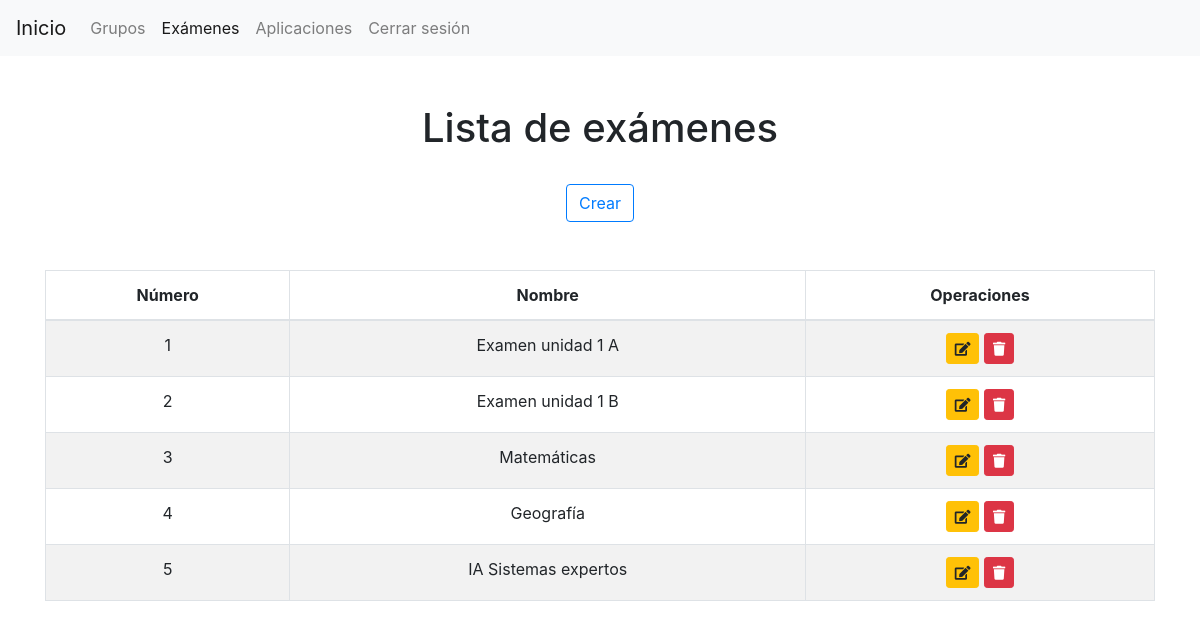
/php/maestro/listaExamenes.php (signed in), run on the app's committed database.
### tables this page shows
CREATE TABLE `examen` (
  `id_examen` int(11) NOT NULL,
  `nombre` varchar(30) NOT NULL
);

### php/maestro/listaExamenes_.php (called while the page is built, shortened)
<?php
    function getExamenes(){
        $base = getConexion();
        $conexion = $base->query("SELECT * FROM examen");
        $examenes = $conexion->fetchAll(PDO::FETCH_OBJ);
        return $examenes;
    }
?>

### php/maestro/listaExamenes.php (the view, shortened to what this page needs)
<?php
    include("listaExamenes_.php");
?>
<!doctype html>
<html lang="en">
<head>
    <link href="../../css/bootstrap.min.css" rel="stylesheet">
    <link rel="stylesheet" href="https://use.fontawesome.com/releases/v5.7.0/css/all.css"
>
</head>
<body>
<nav class="navbar navbar-expand-lg navbar-light bg-light">
    <a class="navbar-brand" href="inicio.php">Inicio</a>
    <div class="collapse navbar-collapse" id="navbarSupportedContent">
        <ul class="navbar-nav mr-auto">
            <li class="nav-item">
                <a class="nav-link" href="listaGrupos.php">Grupos</a>
            </li>
            <li class="nav-item active">
                <a class="nav-link" href="listaExamenes.php">Exámenes</a>
            </li>
            <li class="nav-item">
                <a class="nav-link" href="listaAplicaciones.php">Aplicaciones</a>
            </li>
            <li class="nav-item">
                <a class="nav-link" href="../general/logout.php">Cerrar sesión</a>
            </li>
        </ul>
    </div>
</nav>
<div class="container">
    <br><br>
    <h1 class="text-center">
        Lista de exámenes
    </h1>
    <br>
    <div class="row text-center">
        <div class="col">
            <a class="btn btn-primary btn-outline-primary" href="crearExamen.php">
                Crear
            </a>
        </div>
    </div>
    <br><br>
    <?php
        $examenes = getExamenes();
    ?>
    <table class="table table-hover table-bordered table-striped">
        <thead>
        <tr class="text-center">
            <th scope="col">Número</th>
            <th scope="col">Nombre</th>
            <th scope="col">Operaciones</th>
        </tr>
        </thead>
        <tbody>
            <?php foreach($examenes as $examen): ?>
                <tr class="text-center">
                    <td><?php echo $examen->id_examen ?></td>
                    <td><?php echo $examen->nombre ?></td>
                    <td>
                        <a class="btn btn-sm btn-warning" href="editarExamen.php?id=<?php echo $examen->id_examen?>">
                            <i class="fas fa-edit"></i>
                        </a>
                        <a class="btn btn-sm btn-danger" href="eliminarExamen_.php?idExamen=<?php echo $examen->id_examen?>">
                            <i class="fas fa-trash"></i>
                        </a>
                    </td>
                </tr>
            <?php endforeach; ?>
        </tbody>
    </table>
</div>
</body>
</html>

### data on the page
examen: id_examen "1", nombre "Examen unidad 1 A"
examen: id_examen "2", nombre "Examen unidad 1 B"
examen: id_examen "3", nombre "Matemáticas"
examen: id_examen "4", nombre "Geografía"
examen: id_examen "5", nombre "IA Sistemas expertos"
